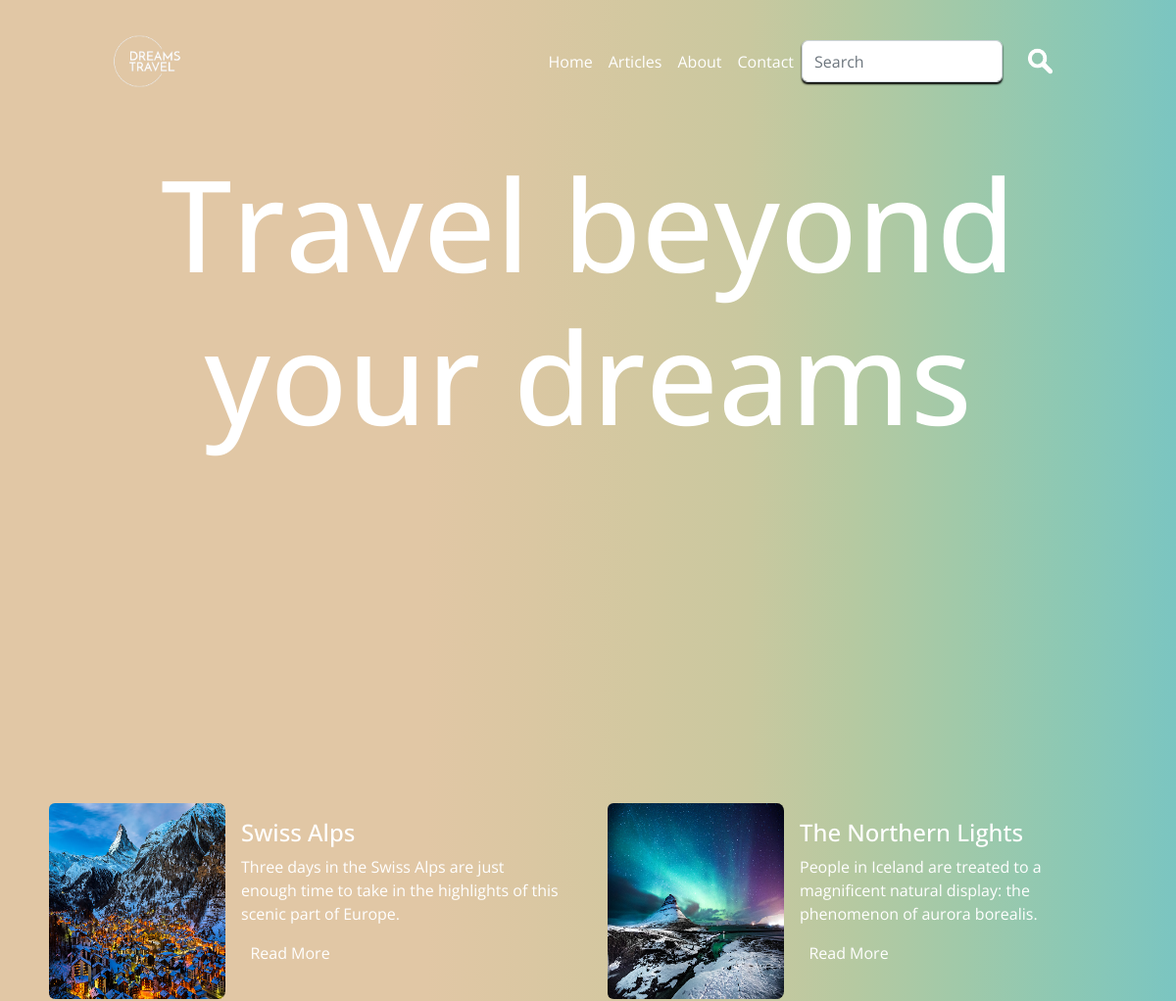
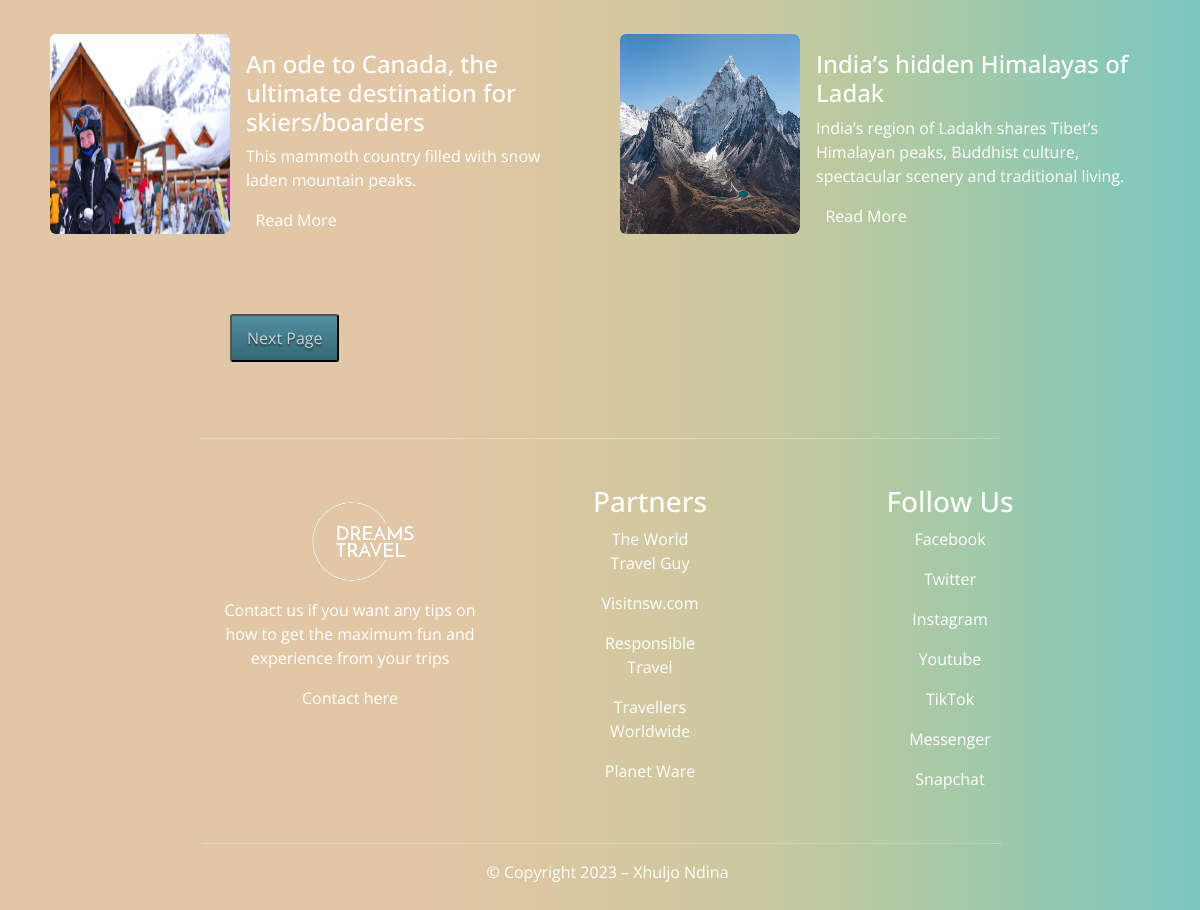
The app's page /articles/ with its own data (2 pictures, top to bottom).
### dreamstravel/models.py (models this page shows, shortened)
class Articles(models.Model):
    articles_id = models.AutoField(primary_key=True)
    articles_name = models.CharField(max_length=100, null=True, blank=True)
    articles_image = models.FileField(upload_to="media/")
    articles_description = models.TextField(max_length=10000, null=True, blank=True)
    articles_lines = models.TextField(max_length=10000, null=True, blank=True)
    articles_categories= models.ForeignKey(Category, on_delete=models.CASCADE, null=True, blank=True)

### dreamstravel/views.py (the view)
# urls.py: path('articles/', views.articles, name='articles'),
def articles(request):
    articles = Articles.objects.all().order_by("-articles_id")
    p = Paginator(articles, 4)
    print('NUMBER OF PAGES')
    print(p.num_pages)
    page_num = request.GET.get("page", 1)
    try:
        page = p.page(page_num)
    except EmptyPage:
        page = p.page(1)
    context = {"articles":page}
    return render(request, 'articles.html', context)

### dreamstravel/templates/articles.html (shortened to what this page needs)
<!DOCTYPE html>
{% extends 'index.html' %}
{% load static %}
{% block content %}
<div class="container">
 <div class="row">
    {% for article in articles %}
  <div class="card mb-3" style="max-width: 540px;">
    <div class="row g-0">
      <div class="col-md-4">
        <img src="{{article.articles_image.url}}" class="img-fluid rounded-start" alt="...">
      </div>
      <div class="col-md-8">
        <div class="card-body">
          <h4 class="card-title">{{article.articles_name}}</h4>
          <p>{{article.articles_lines}}</p>
          <a href="../article/{{article.articles_id}}"><button id="button">Read More</button></a>
        </div>
      </div>
    </div>
  </div>
  {% endfor %}
 </div>
</div>
{% if articles.has_next %}
<a id="paginator" href="{% url 'articles' %}?page={{articles.next_page_number}}"><input class="submission" type="submit" value="Next Page"></a>
{% endif %}
{% endblock %}

### static/css/style.css (style rules this page uses)
* { margin: 0; padding: 0; font-family: 'Open Sans', sans-serif; }
body { background-image: linear-gradient(to left, #7bc5c1, #8cc8b4, #a0c9a9, #b5c9a1, #c9c89f, #d2c8a0, #dac7a2, #e1c7a5, #e1c7a5, #e1c7a5, #e1c7a5, #e1c7a5); color: #fff; }
#button { width: 100px; border-radius: 60%; border-style: none; color: #fff; background-color: transparent; }
input { border-radius: 3px; box-shadow: 0 2px 2px #000; }
.submit, .submission { padding: 10px 15px; color: #c0d6db; background: #427b89; text-shadow: 0 2px 2px #333; box-shadow: inset 0 0 0 transparent; background: #508f9f; background: linear-gradient(to bottom, #508f9f 0%,#346976 100%); transition: all .3s ease-in-out; }
a { color: #fff; }
.submission { margin-top: 50px; }
#paginator { padding: 230px; }
.card { background: transparent; border: none; margin-top: 20px; }
.card img { border-radius: 4%; }
@media screen and (min-width:850px) { .card { margin: 20px 10px; padding: 0; margin-left: 20px; } }
@media screen and (min-width:850px) { .card img { height: 200px; } }

### records on screen
Articles: articles_image (picture), articles_name "Swiss Alps", articles_lines "Three days in the Swiss Alps are just enough time to take in the highlights of this scenic part of Europe."
Articles: articles_image (picture), articles_name "The Northern Lights", articles_lines "People in Iceland are treated to a magnificent natural display: the phenomenon of aurora borealis."
Articles: articles_image (picture), articles_name "An ode to Canada, the ultimate destination for skiers/boarders", articles_lines "This mammoth country filled with snow laden mountain peaks."
Articles: articles_image (picture), articles_name "India’s hidden Himalayas of Ladak", articles_lines "India’s region of Ladakh shares Tibet’s Himalayan peaks, Buddhist culture, spectacular scenery and traditional living."
